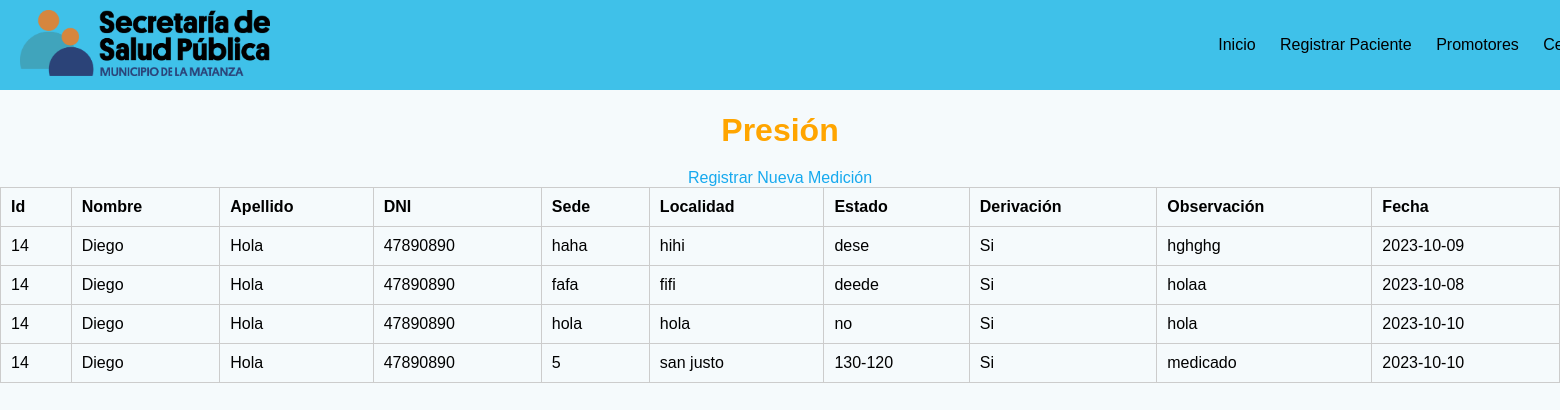
The app's page /glucemia.php?id=14 with its own data.
### tables this page shows
CREATE TABLE `glucemia` (
  `id_paciente` int(11) NOT NULL,
  `sede` varchar(50) NOT NULL,
  `localidad` varchar(50) NOT NULL,
  `estado` varchar(30) NOT NULL,
  `derivacion` varchar(30) NOT NULL,
  `observacion` text NOT NULL,
  `fecha` varchar(30) NOT NULL
);

CREATE TABLE `pacientes` (
  `id_paciente` int(11) NOT NULL,
  `nombre` varchar(50) NOT NULL,
  `apellido` varchar(50) NOT NULL,
  `dni` varchar(10) NOT NULL,
  `celular` int(30) NOT NULL,
  `genero` varchar(30) NOT NULL,
  `fecha_nacimiento` text NOT NULL,
  `correo_electronico` varchar(100) NOT NULL,
  `localidad` varchar(50) NOT NULL,
  `domicilio` varchar(50) NOT NULL,
  `obra_social` varchar(10) NOT NULL,
  `peso` varchar(5) NOT NULL,
  `talla` varchar(3) NOT NULL,
  `promotor` varchar(50) NOT NULL
);

### glucemia.php (the view, shortened to what this page needs)
<!DOCTYPE html>
<html lang="en">
<head>
    <link rel="stylesheet" href="css/ver.css">
</head>
<body>
<?php
echo "<center>";
echo "<h1>Presión</h1>";
if (isset($_GET['id'])) {
    $id_paciente = $_GET['id'];
    echo "<a href='cargar_glu.php?id=" . $id_paciente . "'>Registrar Nueva Medición</a>";
    include("db/conexion.php");
    $query_paciente = "SELECT id_paciente, nombre, apellido, dni FROM pacientes WHERE id_paciente = $id_paciente";
    $resultado_paciente = $conex->query($query_paciente);
    $query_presion = "SELECT sede, localidad, estado, derivacion, observacion, fecha FROM glucemia WHERE id_paciente = $id_paciente";
    $resultado_presion = $conex->query($query_presion);
    if ($fila_paciente = $resultado_paciente->fetch_assoc()) {
        echo "<table border=1>";
        echo "<tr>";
        echo "<th>Id</th>";
        echo "<th>Nombre</th>";
        echo "<th>Apellido</th>";
        echo "<th>DNI</th>";
        echo "<th>Sede</th>";
        echo "<th>Localidad</th>";
        echo "<th>Estado</th>";
        echo "<th>Derivación</th>";
        echo "<th>Observación</th>";
        echo "<th>Fecha</th>";
        echo "</tr>";
        while ($fila_presion = $resultado_presion->fetch_assoc()) {
            echo "<tr>";
            echo "<td>" . $fila_paciente['id_paciente'] . "</td>";
            echo "<td>" . $fila_paciente['nombre'] . "</td>";
            echo "<td>" . $fila_paciente['apellido'] . "</td>";
            echo "<td>" . $fila_paciente['dni'] . "</td>";
            echo "<td>" . $fila_presion['sede'] . "</td>";
            echo "<td>" . $fila_presion['localidad'] . "</td>";
            echo "<td>" . $fila_presion['estado'] . "</td>";
            echo "<td>" . $fila_presion['derivacion'] . "</td>";
            echo "<td>" . $fila_presion['observacion'] . "</td>";
            echo "<td>" . $fila_presion['fecha'] . "</td>";
            echo "</tr>";
        }
        echo "</table>";
    } else {
        echo "No se encontraron datos para el paciente con ID $id_paciente.";
    }
} else {
    echo "No se ha especificado un ID de paciente.";
}
?>
</body>
</html>

### css/ver.css (style rules this page uses)
body { font-family: Arial, sans-serif; background-color: #f0f0f0; margin: 0; padding: 0; }
h1 { color: #FFA500; text-align: center; margin-bottom: 20px; }
table { width: 100%; border-collapse: collapse; }
table, th, td { border: 1px solid #ccc; }
th, td { padding: 10px; text-align: left; }
a { text-decoration: none; color: hsl(199, 86%, 51%); }

### records on screen
glucemia: id_paciente.id_paciente "14", id_paciente.nombre "Diego", id_paciente.apellido "Hola", id_paciente.dni "47890890", sede "haha", localidad "hihi", estado "dese", derivacion "Si", observacion "hghghg", fecha "2023-10-09"
glucemia: id_paciente.id_paciente "14", id_paciente.nombre "Diego", id_paciente.apellido "Hola", id_paciente.dni "47890890", sede "fafa", localidad "fifi", estado "deede", derivacion "Si", observacion "holaa", fecha "2023-10-08"
glucemia: id_paciente.id_paciente "14", id_paciente.nombre "Diego", id_paciente.apellido "Hola", id_paciente.dni "47890890", sede "hola", localidad "hola", estado "no", derivacion "Si", observacion "hola", fecha "2023-10-10"
glucemia: id_paciente.id_paciente "14", id_paciente.nombre "Diego", id_paciente.apellido "Hola", id_paciente.dni "47890890", sede "5", localidad "san justo", estado "130-120", derivacion "Si", observacion "medicado", fecha "2023-10-10"
